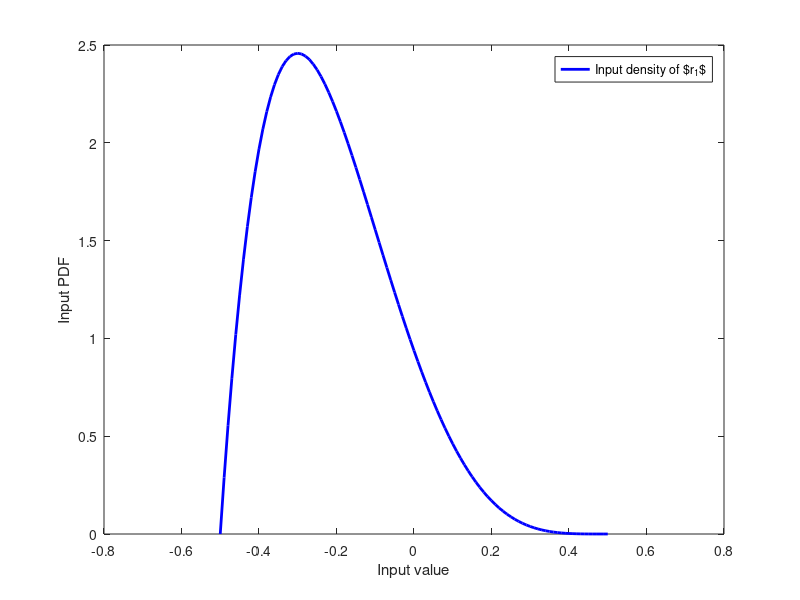

Write the MATLAB code that produced this figure. (Note: this script raises an error after producing the figure.)
%% Create input density plot for LorenzRV with r_1 Beta and r_2 Gamma distributed
clear; clc;
% generalized support
a=-0.5;
b=0.5;
xrangeBeta = a:0.01:b;
% for Beta distribution of r_1
alpha = 2; beta = 5;
% for Gamma distribution of r_2
gamma = 8;
shape = 1; % shape in gampdf and not rate (shape = 1/rate)
xrangeGamma = 0:0.01:25;
%% Plot input density of r_1
fig1 = figure(1)
l1 = plot(xrangeBeta,betapdf((xrangeBeta-a)/(b-a),2,5),'b','LineWidth',2,'MarkerSize',2,'MarkerEdgeColor','b','MarkerFaceColor','b');
xlabel('Input value');
ylabel('Input PDF');
ax.FontSize = 12;
ax.Interpreter = 'latex';
leg = legend([l1],{'Input density of $r_1$'});
leg.Interpreter = 'latex';
leg.FontSize= 12;
leg.Location = 'Northeast';
set(gca,'FontSize',12);
% savefig(fig1,'inputPDF_genBeta25_suppMinus0K5_0K5.fig');
% saveas(fig1,'inputPDF_genBeta25_suppMinus0K5_0K5.eps','epsc');
%% Plot input density of r_2
fig2 = figure(2)
l2 = plot(xrangeGamma, gampdf(xrangeGamma,8,1),'b','LineWidth',2,'MarkerSize',2,'MarkerEdgeColor','b');
xlabel('Input value');
ylabel('Input PDF');
ax.FontSize = 12;
ax.Interpreter = 'latex';
leg = legend(l2,{'Input density of $r_2$'});
leg.Interpreter = 'latex';
leg.FontSize= 12;
leg.Location = 'Northeast';
set(gca,'FontSize',12);
% savefig(fig2,'inputPDF_Gamma81.fig');
% saveas(fig2,'inputPDF_Gamma81.eps','epsc');